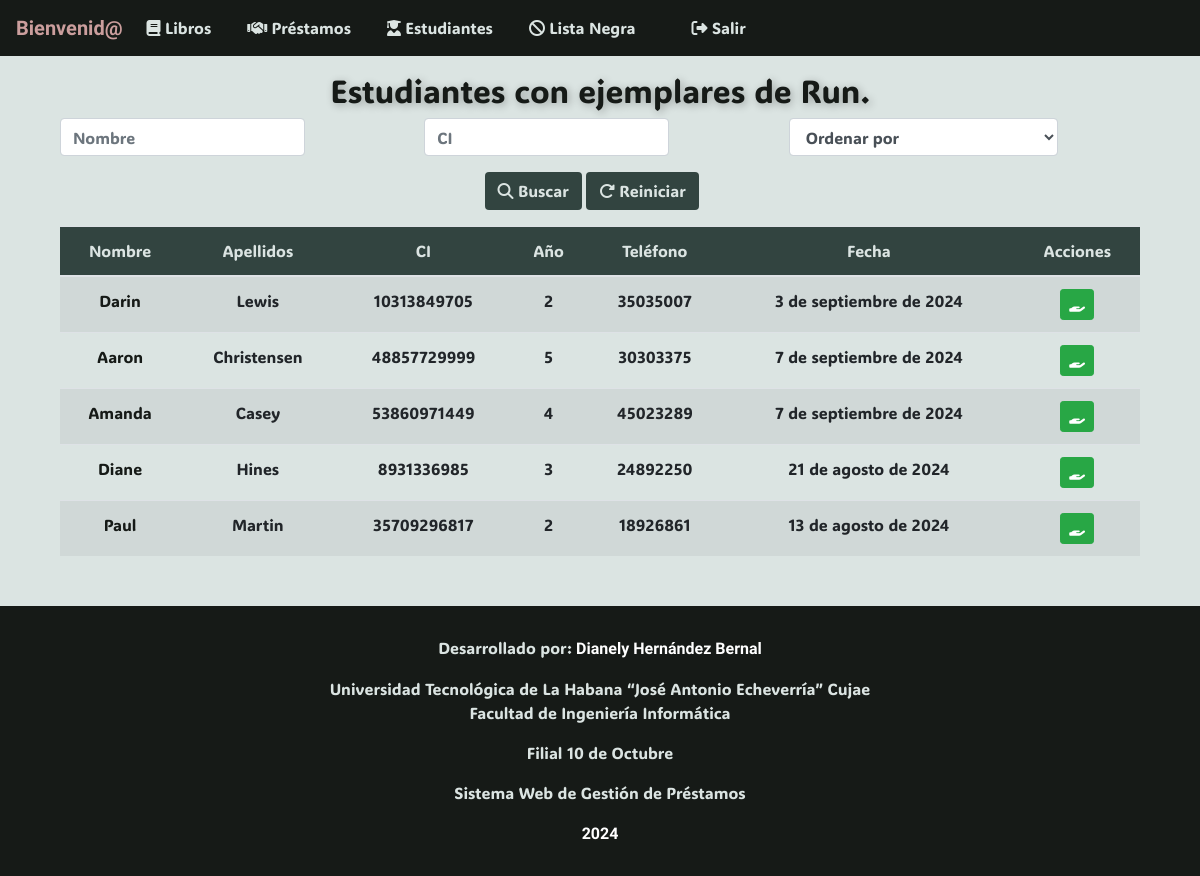
The app's page /libros/526/ with its own data.
### app/models.py (models this page shows, shortened)
class Libro(models.Model):
    titulo = models.CharField(max_length=30)
    categoria = models.CharField(max_length=30, choices=LIBRO_CATEGORIA)
    cantidad_disponible = models.IntegerField()
    cantidad_prestada = models.IntegerField()
    autor = models.CharField(max_length=30)
    editorial = models.CharField(max_length=30)
    descripcion = models.TextField()

class Prestamo(models.Model):
    fecha = models.DateField()
    estudiante = models.ForeignKey(Estudiante, on_delete=models.CASCADE)
    libro = models.ForeignKey(Libro, on_delete=models.CASCADE)

class Estudiante(models.Model):
    nombre = models.CharField(max_length=30)
    apellidos = models.CharField(max_length=30)
    edad = models.IntegerField()
    anno_academico = models.IntegerField()
    CI = models.CharField(max_length=11, unique=True, validators=[RegexValidator(r'^\d{11}$')])
    telefono = models.CharField(max_length=8, validators=[RegexValidator(r'^\d{8}$')])

### app/views.py (the view)
# urls.py: path('libros/<int:pk>/', LibroDetailView.as_view(), name='libro-detail'),
class LibroDetailView(DetailView):
    model = Libro
    template_name = 'app/libro_detail.html'
    def get_context_data(self, **kwargs):
        context = super().get_context_data(**kwargs)
        libro = self.get_object()
        prestamos = Prestamo.objects.filter(libro = libro)
        prestamos2 = ListaNegra.objects.filter(libro = libro)
        context["prestamos"] = prestamos.union(prestamos2)
        return context

### app/templates/app/libro_detail.html (shortened to what this page needs)
{% extends 'app/base.html' %}
{% block content %}
<div class="container mt-3">
    <h2 class="text-center display-5" style="animation: pulse 1.5s 1; text-shadow: 2px 2px 8px rgba(0, 0, 0, 0.3);">
        Estudiantes con ejemplares de {{ libro.titulo }}
    </h2>
    <form method="GET" class="form-inline mb-3">
        <div class="row">
            <div class="col-md-4">
                <input type="text" name="buscar_nombre" class="form-control" placeholder="Nombre" value="{{ request.GET.buscar_nombre }}">
            </div>
            <div class="col-md-4">
                <input type="text" name="buscar_ci" class="form-control" placeholder="CI" value="{{ request.GET.buscar_ci }}">
            </div>
            <div class="col-md-4">
                <select name="ordenar_por" class="form-control">
                    <option value="">Ordenar por</option>
                </select>
            </div>
            <div class="col-md-12 text-center mt-3">
                <button type="submit" class="btn btn-color"><i class="fas fa-search"></i> Buscar</button>
                <a href="{% url 'estudiante-list' %}" class="btn btn-color"><i class="fas fa-redo-alt"></i> Reiniciar</a>
            </div>
        </div>
    </form>
    <table class="table table-striped text-center">
        <thead class="secondary-color">
            <tr>
                <th>Nombre</th>
                <th>Apellidos</th>
                <th>CI</th>
                <th>Año</th>
                <th>Teléfono</th>
                <th>Fecha</th>
                <th>Acciones</th>
            </tr>
        </thead>
        <tbody>
            {% for prestamo in prestamos %}
            <tr>
                <td><a href="{% url 'estudiante-detail' prestamo.estudiante.id %}">{{ prestamo.estudiante.nombre }}</a></td>
                <td>{{ prestamo.estudiante.apellidos }}</td>
                <td>{{ prestamo.estudiante.CI }}</td>
                <td>{{ prestamo.estudiante.anno_academico }}</td>
                <td>{{ prestamo.estudiante.telefono }}</td>
                <td>{{ prestamo.fecha }}</td>
                <td>
                    <a href="{% url 'devolver_libro' libro_id=libro.id estudiante_id=prestamo.estudiante.id success_url='libro-detail' %}" class="btn btn-success btn-sm"><i class="fas fa-hand-holding"></i></a>
                </td>
            </tr>
            {% empty %}
            <tr>
                <td colspan="7" class="text-center">No hay estudiantes registrados.</td>
            </tr>
            {% endfor %}
        </tbody>
    </table>
</div>
{% endblock %}

### app/templates/app/base.html (style rules this page uses)
:root { --color-primario: #161a17; --color-secundario: #324440; --color-terciario: #dbe4e2; --color-cuarto: #cb9e9d; }
body { background-color: var(--color-terciario); }
.secondary-color { background-color: var(--color-secundario); color: var(--color-terciario); }
.btn-color { background-color: var(--color-secundario); color: var(--color-terciario); }
a { color: var(--color-primario) }
h1, h2, h3, h4 { color: var(--color-primario); }
* { font-family: ADLaM Display, Ubuntu; font-weight: 400; }

### records on screen
Libro: titulo "Run."
Prestamo: estudiante.nombre "Darin", estudiante.apellidos "Lewis", estudiante.CI "10313849705", estudiante.anno_academico "2", estudiante.telefono "35035007", fecha "3 de septiembre de 2024"
Prestamo: estudiante.nombre "Aaron", estudiante.apellidos "Christensen", estudiante.CI "48857729999", estudiante.anno_academico "5", estudiante.telefono "30303375", fecha "7 de septiembre de 2024"
Prestamo: estudiante.nombre "Amanda", estudiante.apellidos "Casey", estudiante.CI "53860971449", estudiante.anno_academico "4", estudiante.telefono "45023289", fecha "7 de septiembre de 2024"
Prestamo: estudiante.nombre "Diane", estudiante.apellidos "Hines", estudiante.CI "8931336985", estudiante.anno_academico "3", estudiante.telefono "24892250", fecha "21 de agosto de 2024"
Prestamo: estudiante.nombre "Paul", estudiante.apellidos "Martin", estudiante.CI "35709296817", estudiante.anno_academico "2", estudiante.telefono "18926861", fecha "13 de agosto de 2024"
